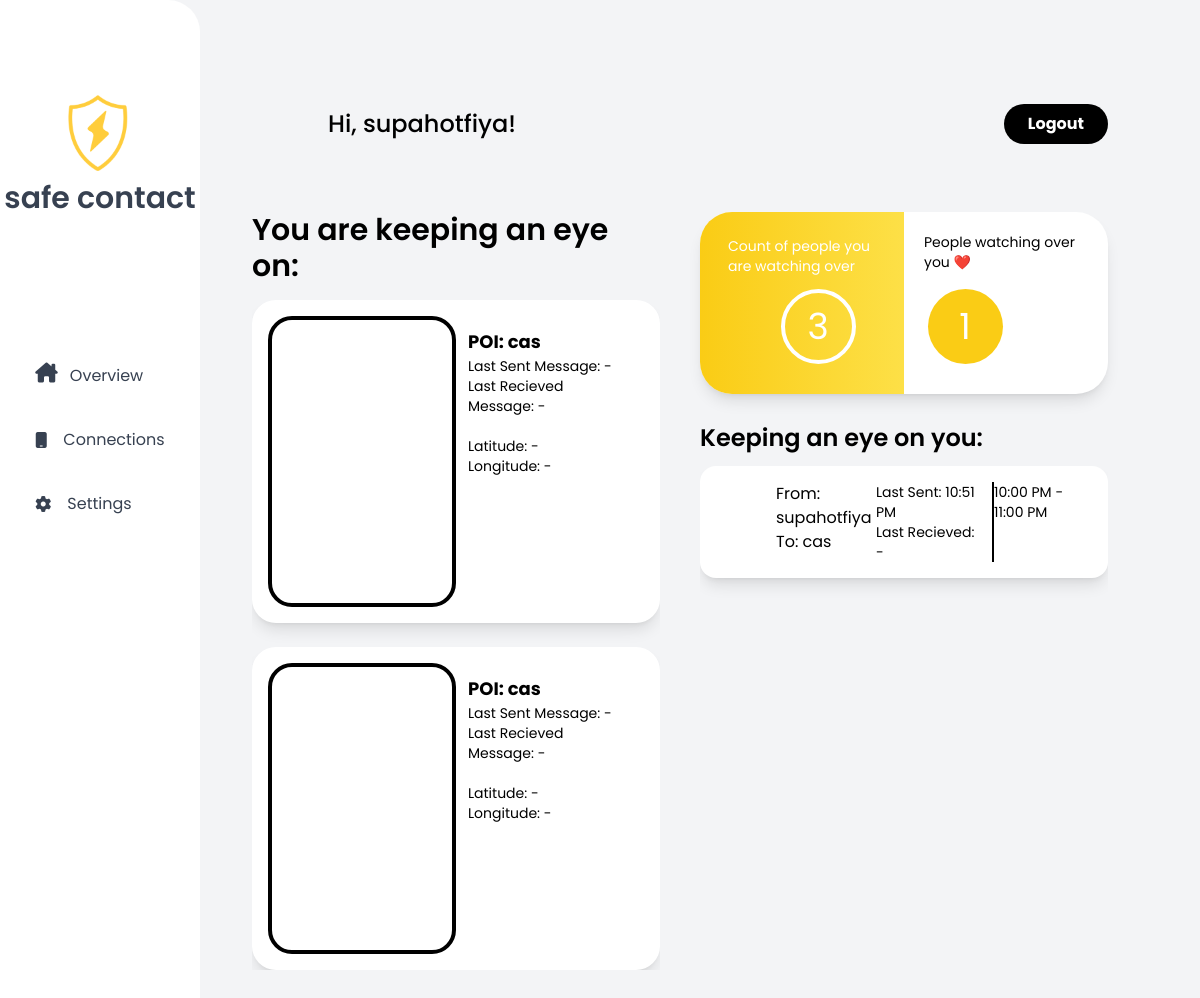
The app's page / (signed in) with its own data.
### client/models.py (models this page shows)
class User(db.Model, UserMixin):
    id = db.Column(db.Integer, primary_key=True)
    country_code = db.Column(db.String(10), unique=False)
    phone_number = db.Column(db.String(20), unique=True, nullable=False)
    password = db.Column(db.String(150), nullable=False)
    username = db.Column(db.String(150), unique=True)

class Connection(db.Model):
    __tablename__ = "connection"
    id = db.Column(db.Integer, primary_key=True)
    last_text = db.Column(db.DateTime) # last text sent to user
    last_recieved = db.Column(db.DateTime) # last text user sent to us
    interval = db.Column(db.Integer)
    start_time = db.Column(db.DateTime)
    end_time = db.Column(db.DateTime)
    location_tracking = db.Column(db.Boolean)
    text_contents = db.Column(db.String(300))
    admin_id = db.Column(db.Integer)
    admin_username = db.Column(db.String(150))
    contact_id = db.Column(db.Integer)
    contact_username = db.Column(db.String(150))
    lat = db.Column(db.Float)
    long = db.Column(db.Float)
    accuracy = db.Column(db.Float)

### client/routes.py (the view)
@routes.route('/', methods=['GET', 'POST'])
def home():
    users = User.query.all()
    connects = Connection.query.order_by(Connection.end_time.desc())
    text = Text.query.order_by(Text.time_sent.desc()) # connection.texts
    num_admin = 0
    num_contact = 0
    for conn in connects:
        if conn.admin_id == current_user.id:
            num_admin += 1
        elif conn.contact_id == current_user.id:
            num_contact += 1
    return render_template('home.html', user=current_user, users=users, connects=connects, text=text, num_admin=num_admin, num_contact=num_contact)

### client/templates/home.html (shortened to what this page needs)
{% extends "base_home.html"%} {% block content %}
<div class="flex flex-col w-full h-full p-5">
  <div class="upperhalf w-full h-40 flex flex-row justify-between items-center mb-4">
    <div class="flex flex-row gap-3 items-center">
      <div class="rounded-full w-16 h-16 rgb-baby-r"></div>
      <div class="text-black text-2xl font-medium">Hi, <span>{{current_user.username}}</span>!</div>
    </div>
    <button class="bg-black hover:bg-gray-500 text-white font-bold py-2 px-6 rounded-full mr-10">
      <a href="/logout" class=" flex justify-left items-center w-full">
        Logout
      </a>
    </button>
  </div>
  <div class="bottomhalf flex flex-row w-full h-full ">
    <div class="left flex flex-col justify-start h-full w-1/2 mr-10">
      <div class="w-full font-semibold text-3xl text-black mb-4">
        You are keeping an eye on:
      </div>
      <div class="h-[670px] w-full flex flex-col overflow-auto justify-start gap-y-6 scroll scrollbar">
        {% for connect in connects %}
        {% if connect.admin_id == current_user.id %}
        <div class="home-card w-full min-h-[323px] bg-white shadow-lg p-4 rounded-3xl">
          <div class="home-card-content w-full h-full flex flex-row">
            <div class="lhs w-1/2 h-full rounded-[1.5rem] overflow-hidden border-4 border-black">
              {% if connect.lat != None %}
              <img
                src="https://maps.googleapis.com/maps/api/staticmap?center={{ connect.lat }},{{ connect.long }}&markers=color:red%7Clabel:HERE%7C{{ connect.lat }},{{ connect.long }}&zoom=17&size=450x450&maptype=roadmap&key=AIzaSyCUU__-JQrar3wpIZ7hLjxj1f430REFlms"
                alt="Google Map of last location" class="object-cover" />
              {% else %}
              <div class="rgb-baby w-full h-full"></div>
              {% endif %}
            </div>
            <div class="rhs w-1/2 h-full flex flex-col justify-between p-3">
              <div class="w-full h-full">
                <div class="name text-lg text-black font-bold">
                  POI: {{ connect.contact_username }}
                </div>
                <div class="location h-full text-sm text-black break-words">
                  <div class="name text-sm text-black font-normal">
                    Last Sent Message:
                    {% if connect.last_recieved != None %}
                    {{ connect.last_recieved.strftime('%I:%M %p') }}
                    {% else %}
                    -
                    {% endif %}
                  </div>
                  <div class="location text-sm text-black font-normal">
                    Last Recieved Message:
                    {% if connect.last_recieved != None %}
                    {{ connect.last_recieved.strftime('%I:%M %p') }}
                    {% else %}
                    -
                    {% endif %}
                  </div>
                  <br>
                  <div class="flex flex-col justify-between h-full">
                    <div class="h-full text-sm text-black break-words flex flex-col justify-between">
                      <div class="block">
                        <div class="name text-sm text-black font-normal">
                          Latitude:
                          {% if connect.lat != None %}
                          {{ connect.lat }}
                          {% else %}
                          -
                          {% endif %}
                        </div>
                        <div class="location text-sm text-black font-normal">
                          Longitude:
                          {% if connect.long != None %}
                          {{ connect.long }}
                          {% else %}
                          -
                          {% endif %}
                        </div>
                      </div>
                      <div class="block">
                        <div class="name text-sm text-black font-normal">
                        </div>
                        <div class="location text-sm text-black font-normal">
                        </div>
                      </div>
                    </div>
                  </div>
                </div>
                <br>
              </div>
            </div>
          </div>
        </div>
        {% endif %}
        {% endfor %}
      </div>
    </div>
    <div class="left flex flex-col justify-start h-[752.43px] w-1/2 mr-10">
      <div class="upperhalf h-1/4 bg-white shadow-lg rounded-[2rem] flex flex-row overflow-hidden">
        <div class="w-1/2 bg-gradient-to-r from-yellow-400 to-yellow-300 h-full p-5">
          <div class="w-full h-full flex flex-col">
            <div class="h-1/3 w-full flex justify-center items-center  text-white">
              <div class="text-sm text-left pl-2">Count of people you are watching over</div>
            </div>
            <div class="h-2/3 w-full flex justify-center items-center pl-8">
              <div
                class="w-[75px] h-[75px] border-4 border-white text-white rounded-full flex justify-center items-center text-4xl">
                {{ num_admin }}
              </div>
            </div>
          </div>
        </div>
        <div class="w-1/2 h-full p-5">
          <div class="flex flex-col w-full h-full">
            <div class="h-1/3 w-full text-sm">People watching over you ❤️</div>
            <div class="w-full h-2/3 flex flex-row">
              <div class="w-1/2 h-full flex justify-center items-center">
                <div
                  class="w-[75px] h-[75px] bg-yellow-400 rounded-full flex justify-center text-4xl text-white items-center">
                  {{ num_contact }}</div>
              </div>
            </div>
          </div>
        </div>
      </div>
      <div class="bottomhalf h-3/4 w-full overflow-hidden mt-7">
        <div class="w-full font-semibold text-2xl text-black mb-3">
          Keeping an eye on you:
        </div>
        <div class="h-[490.15px] w-full flex flex-col justify-start overflow-auto scroll scrollbar gap-y-6">
          {% for connect in connects %}
          {% if connect.contact_id == current_user.id %}
          <div class="home-card w-full min-h-[78.83px] bg-white shadow-lg p-4 rounded-2xl">
            <div class="home-card-content w-full h-full flex flex-row">
              <div class="lhs w-12 h-12 rgb-baby rounded-[2rem]"></div>
              <div class="rhs w-11/12 h-full flex flex-row justify-between ml-4">
                <div class="w-4/12 block">
                  <div class="name text-md text-black font-normal">
                    From: {{ connect.contact_username }}
                  </div>
                  <div class="location text-md text-black font-normal">
                    To: {{ connect.admin_username }}
                  </div>
                </div>
                <div class="w-4/12  block mr-4">
                  <div class="name text-sm text-black font-normal">
                    Last Sent:
                    {% if connect.last_text != None %}
                    {{ connect.last_text.strftime('%I:%M %p') }}
                    {% else %}
                    -
                    {% endif %}
                  </div>
                  <div class="location text-sm text-black font-normal">
                    Last Recieved:
                    {% if connect.last_recieved != None %}
                    {{ connect.last_recieved.strftime('%I:%M %p') }}
                    {% else %}
                    -
                    {% endif %}
                  </div>
                </div>
                <div class="w-4/12 border-l-black border-l-2">
                  <div class="name text-sm text-black justify-center items-center  flex flex-col">
                    <div>{{ connect.start_time.strftime('%I:%M %p') }} - {{ connect.end_time.strftime('%I:%M %p') }}
                    </div>
                  </div>
                </div>
              </div>
            </div>
          </div>
          {% endif %}
          {% endfor %}
        </div>
      </div>
    </div>
  </div>
</div>
{% endblock %}

### client/templates/base_home.html (shortened to what this page needs)
<html lang="en">
<head>
    <link rel="stylesheet" href="{{ url_for('static', filename='css/output.css') }}" />
    <link rel="stylesheet" href="{{ url_for('static', filename='styles.css') }}" />
    <link rel="stylesheet" href="https://stackpath.bootstrapcdn.com/font-awesome/4.7.0/css/font-awesome.min.css"
 />
    <link rel="stylesheet" href="../static/font-awesome.min.css">
</head>
<body class="bg-gray-100">
    <div class="bg-gray-100 w-screen h-screen flex flex-row justify-start shadow-xl overflow-hidden">
        <div
            class="bg-white w-1/6 h-full py-10 flex flex-col justify-start items-center rounded-r-[2rem] overflow-hidden">
            <div class="w-full">
                <div class="flex flex-col justify-center items-center mb-32">
                    <div class="flex justify-left items-left mt-12">
                        <div class="h-20 w-20 mb-2">
                            <img src="{{ url_for('static', filename='logo_fr.png') }}" alt="logo" />
                        </div>
                    </div>
                    <div class="font-semibold text-3xl text-gray-700 mt-1">
                        safe contact
                    </div>
                </div>
            </div>
            <aside class="flex flex-col items-center text-gray-700 w-full">
                <ul class="text-bold">
                    <li class="hover:text-yellow-500 w-full flex flex-row">
                        <i class="fa-solid fa-house-chimney fa-lg h-4 mt-7"></i>
                        <a href="." class="ml-3 h-16 flex justify-left items-center w-full focus:text-gra">
                            Overview
                        </a>
                    </li>
                    <li class="hover:text-yellow-500 w-full flex flex-row">
                        <i class="fa-solid fa-mobile h-4 mt-6"></i>
                        <a href="/connection" class="ml-4 h-16 flex justify-left items-center w-full
  					focus:text-gray-600">
                            Connections
                        </a>
                    </li>
                    <li class="hover:text-yellow-500 w-full flex flex-row ">
                        <i class="fa-solid fa-gear fa-spin h-4 mt-6"></i>
                        <a href="/settings" class="ml-4 h-16 flex justify-left items-center w-full
  					focus:text-gray-600">
                            Settings
                        </a>
                    </li>
                </ul>
            </aside>
        </div>
        <div class="flex flex-col w-5/6 bg-gray-100 h-full p-8">
            {% block content %} {% endblock %}
        </div>
    </div>
</body>
</html>

### client/static/styles.css (style rules this page uses)
* { font-family: "Poppins", sans-serif; }
.rgb-baby { animation: rgb-anim 10s infinite; }
.rgb-baby-r { animation: rgb-anim 20s infinite reverse; }
.scroll { overflow-y: overlay; }

### records on screen
User: username "supahotfiya"
Connection: contact_username "cas"
Connection: contact_username "cas"
Connection: contact_username "supahotfiya", admin_username "cas", last_text "10:51 PM", start_time "10:00 PM", end_time "11:00 PM"

### other values on screen
{{ num_admin }} "3"
{{ num_contact }} "1"
